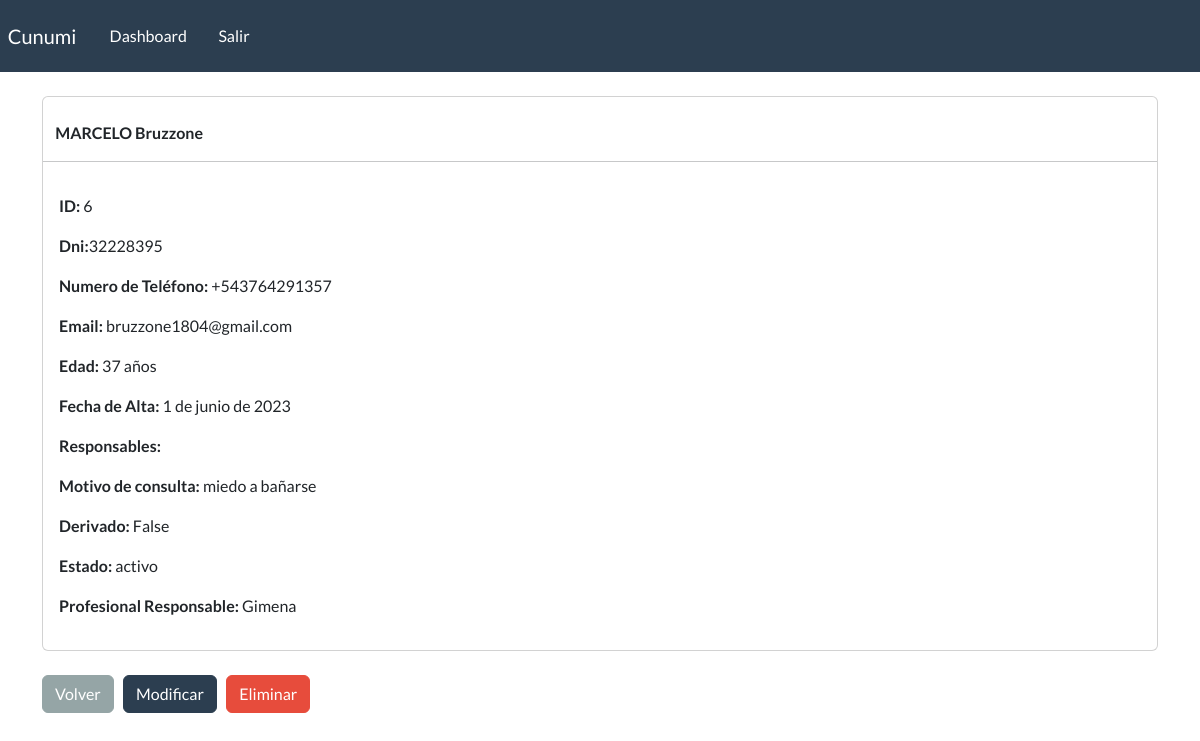
The page /detalle-paciente/6 (signed in) on the database its author committed.
### webapp/models.py (models this page shows, shortened)
class paciente(models.Model):
    nombre = models.CharField(max_length=100)
    apellido = models.CharField(max_length=100, blank=True)
    dni = models.CharField(max_length=100, blank=True)
    telefono = models.CharField(max_length=100, blank=True)
    email = models.EmailField(blank=True)
    edad = models.IntegerField(blank=True)
    fecha_inicio = models.DateField(blank=True, null=True)
    responables = models.CharField(max_length=200, blank=True)
    motivo_consulta = models.CharField(max_length=200, blank=True)
    derivado = models.BooleanField(default=False)
    email = models.EmailField(blank=True)
    estado_choices = (
        ('activo', 'activo'),
        ('inactivo', 'inactivo'),
        ('alta', 'alta'),
        ('derivado', 'derivado')
    )
    estado = models.CharField(max_length=20, choices=estado_choices, default='activo')
    profesional_responsable = models.ForeignKey(User, on_delete=models.CASCADE, blank=True)

### webapp/views.py (the view)
# urls.py: path('detalle-paciente/<int:pk>', views.detalle_paciente, name='detalle-paciente'),
@login_required(login_url='my-login')
def detalle_paciente(request, pk):
    paciente_seleccionado = paciente.objects.get(id=pk)
    context = {
        'paciente':paciente_seleccionado
    }
    return render(request, 'webapp/view.html', context=context)

### webapp/templates/webapp/view.html (shortened to what this page needs)
{% extends 'webapp/base.html' %}
{% block content %}
        <div class="card">
            <strong>
                <br>
                {{paciente.nombre|upper}}
                {{paciente.apellido}}
            </strong>
            <hr>
            <div class="card-body">
                <p><strong>ID: </strong>{{paciente.id}}</p>
                <p><strong>Dni:</strong>{{paciente.dni}}</p>
                <p><strong>Numero de Teléfono: </strong>{{paciente.telefono}}</p>
                <p><strong>Email: </strong>{{paciente.email}}</p>
                <p><strong>Edad: </strong>{{paciente.edad}} años</p>
                <p><strong>Fecha de Alta: </strong>{{paciente.fecha_inicio}}</p>
                <p><strong>Responsables: </strong>{{paciente.responsables}}</p>
                <p><strong>Motivo de consulta: </strong>{{paciente.motivo_consulta}}</p>
                <p><strong>Derivado: </strong>{{paciente.derivado}}</p>
                <p><strong>Estado: </strong>{{paciente.estado}}</p>
                <p><strong>Profesional Responsable: </strong>{{paciente.profesional_responsable}}</p>
            </div>
        </div>
        <br>
        <a href="{% url 'dashboard' %}" class="btn btn-secondary">Volver</a>
        <a href="{% url 'modificar-paciente' paciente.id %}" class="btn btn-primary">Modificar</a>
        <a href="{% url 'eliminar-paciente' paciente.id %}" class="btn btn-danger">Eliminar</a>
{% endblock %}

### rows shown on the page
paciente: nombre "MARCELO", apellido "Bruzzone", id "6", dni "32228395", telefono "+543764291357", email "bruzzone1804@gmail.com", edad "37", fecha_inicio "1 de junio de 2023", motivo_consulta "miedo a bañarse", derivado "False", estado "activo", profesional_responsable "Gimena"
